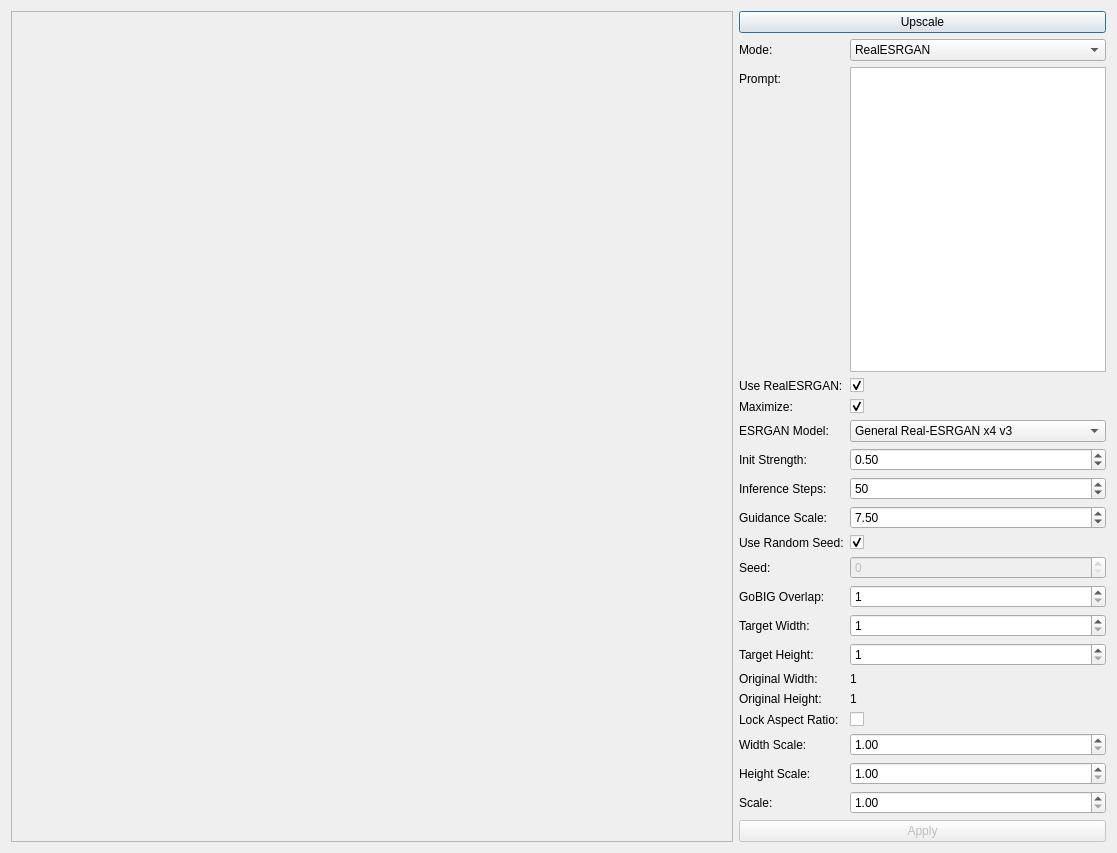
<?xml version="1.0" encoding="UTF-8"?>
<ui version="4.0">
 <class>Dialog</class>
 <widget class="QDialog" name="Dialog">
  <property name="geometry">
   <rect>
    <x>0</x>
    <y>0</y>
    <width>1117</width>
    <height>853</height>
   </rect>
  </property>
  <property name="windowTitle">
   <string>Upscaling</string>
  </property>
  <layout class="QGridLayout" name="gridLayout">
   <item row="1" column="0">
    <layout class="QHBoxLayout" name="horizontalLayout" stretch="1,0">
     <item>
      <widget class="QScrollArea" name="scrollArea">
       <property name="widgetResizable">
        <bool>true</bool>
       </property>
       <widget class="QWidget" name="scrollAreaWidgetContents">
        <property name="geometry">
         <rect>
          <x>0</x>
          <y>0</y>
          <width>702</width>
          <height>829</height>
         </rect>
        </property>
        <layout class="QGridLayout" name="gridLayout_2">
         <item row="0" column="0">
          <widget class="QLabel" name="image_label">
           <property name="text">
            <string/>
           </property>
          </widget>
         </item>
        </layout>
       </widget>
      </widget>
     </item>
     <item>
      <layout class="QVBoxLayout" name="verticalLayout_2">
       <item>
        <widget class="QPushButton" name="upscale_button">
         <property name="text">
          <string>Upscale</string>
         </property>
        </widget>
       </item>
       <item>
        <layout class="QFormLayout" name="formLayout">
         <item row="0" column="0">
          <widget class="QLabel" name="label_5">
           <property name="text">
            <string>Mode:</string>
           </property>
          </widget>
         </item>
         <item row="0" column="1">
          <widget class="QComboBox" name="upscale_mode_combo_box">
           <item>
            <property name="text">
             <string>RealESRGAN</string>
            </property>
           </item>
           <item>
            <property name="text">
             <string>GoBIG</string>
            </property>
           </item>
          </widget>
         </item>
         <item row="1" column="0">
          <widget class="QLabel" name="prompt_label">
           <property name="text">
            <string>Prompt:</string>
           </property>
          </widget>
         </item>
         <item row="1" column="1">
          <widget class="QPlainTextEdit" name="prompt_plain_text_edit"/>
         </item>
         <item row="2" column="0">
          <widget class="QLabel" name="use_realesrgan_label">
           <property name="text">
            <string>Use RealESRGAN:</string>
           </property>
          </widget>
         </item>
         <item row="2" column="1">
          <widget class="QCheckBox" name="use_realesrgan_check_box">
           <property name="text">
            <string/>
           </property>
           <property name="checked">
            <bool>true</bool>
           </property>
          </widget>
         </item>
         <item row="3" column="0">
          <widget class="QLabel" name="label_6">
           <property name="text">
            <string>Maximize:</string>
           </property>
          </widget>
         </item>
         <item row="3" column="1">
          <widget class="QCheckBox" name="maximize_check_box">
           <property name="text">
            <string/>
           </property>
           <property name="checked">
            <bool>true</bool>
           </property>
          </widget>
         </item>
         <item row="4" column="0">
          <widget class="QLabel" name="esrgan_model_label">
           <property name="text">
            <string>ESRGAN Model:</string>
           </property>
          </widget>
         </item>
         <item row="4" column="1">
          <widget class="QComboBox" name="esrgan_model_combo_box">
           <property name="editable">
            <bool>false</bool>
           </property>
           <property name="frame">
            <bool>true</bool>
           </property>
           <item>
            <property name="text">
             <string extracomment="Newest X4 model for general images">General Real-ESRGAN x4 v3</string>
            </property>
           </item>
           <item>
            <property name="text">
             <string extracomment="X4 model for general images">Real-ESRGAN x4 plus</string>
            </property>
           </item>
           <item>
            <property name="text">
             <string extracomment="X2 model for general images">Real-ESRGAN x2 plus</string>
            </property>
           </item>
           <item>
            <property name="text">
             <string extracomment="X4 model with MSE loss (over-smooth effects)">Real-ESRNet x4 plus</string>
            </property>
           </item>
           <item>
            <property name="text">
             <string extracomment="official ESRGAN model">Official Real-ESRGAN x4</string>
            </property>
           </item>
           <item>
            <property name="text">
             <string extracomment="Optimized for anime images; 6 RRDB blocks (smaller network)">Real-ESRGAN x4 plus anime 6b</string>
            </property>
           </item>
           <item>
            <property name="text">
             <string extracomment="Anime video model with XS size">Real-ESR anime video v3</string>
            </property>
           </item>
          </widget>
         </item>
         <item row="5" column="0">
          <widget class="QLabel" name="init_strength_label">
           <property name="text">
            <string>Init Strength:</string>
           </property>
          </widget>
         </item>
         <item row="5" column="1">
          <widget class="QDoubleSpinBox" name="init_strength_double_spin_box">
           <property name="maximum">
            <double>1.000000000000000</double>
           </property>
           <property name="singleStep">
            <double>0.100000000000000</double>
           </property>
           <property name="value">
            <double>0.500000000000000</double>
           </property>
          </widget>
         </item>
         <item row="6" column="0">
          <widget class="QLabel" name="inference_steps_label">
           <property name="text">
            <string>Inference Steps:</string>
           </property>
          </widget>
         </item>
         <item row="6" column="1">
          <widget class="QSpinBox" name="inference_steps_spin_box">
           <property name="minimum">
            <number>1</number>
           </property>
           <property name="maximum">
            <number>1000</number>
           </property>
           <property name="value">
            <number>50</number>
           </property>
          </widget>
         </item>
         <item row="7" column="0">
          <widget class="QLabel" name="guidance_scale_label">
           <property name="text">
            <string>Guidance Scale:</string>
           </property>
          </widget>
         </item>
         <item row="7" column="1">
          <widget class="QDoubleSpinBox" name="guidance_scale_double_spin_box">
           <property name="singleStep">
            <double>0.100000000000000</double>
           </property>
           <property name="value">
            <double>7.500000000000000</double>
           </property>
          </widget>
         </item>
         <item row="8" column="1">
          <widget class="QCheckBox" name="use_random_seed_check_box">
           <property name="text">
            <string/>
           </property>
           <property name="checked">
            <bool>true</bool>
           </property>
          </widget>
         </item>
         <item row="10" column="0">
          <widget class="QLabel" name="gobig_overlap_label">
           <property name="text">
            <string>GoBIG Overlap:</string>
           </property>
          </widget>
         </item>
         <item row="10" column="1">
          <widget class="QSpinBox" name="gobig_overlap_spin_box">
           <property name="minimum">
            <number>1</number>
           </property>
           <property name="maximum">
            <number>512</number>
           </property>
          </widget>
         </item>
         <item row="11" column="0">
          <widget class="QLabel" name="label_3">
           <property name="text">
            <string>Target Width:</string>
           </property>
          </widget>
         </item>
         <item row="11" column="1">
          <widget class="QSpinBox" name="target_width_spin_box">
           <property name="minimum">
            <number>1</number>
           </property>
           <property name="maximum">
            <number>100000</number>
           </property>
          </widget>
         </item>
         <item row="12" column="0">
          <widget class="QLabel" name="label_4">
           <property name="text">
            <string>Target Height:</string>
           </property>
          </widget>
         </item>
         <item row="12" column="1">
          <widget class="QSpinBox" name="target_height_spin_box">
           <property name="minimum">
            <number>1</number>
           </property>
           <property name="maximum">
            <number>100000</number>
           </property>
          </widget>
         </item>
         <item row="13" column="0">
          <widget class="QLabel" name="label">
           <property name="text">
            <string>Original Width:</string>
           </property>
          </widget>
         </item>
         <item row="13" column="1">
          <widget class="QLabel" name="original_width_label">
           <property name="text">
            <string>1</string>
           </property>
          </widget>
         </item>
         <item row="14" column="0">
          <widget class="QLabel" name="label_2">
           <property name="text">
            <string>Original Height:</string>
           </property>
          </widget>
         </item>
         <item row="14" column="1">
          <widget class="QLabel" name="original_height_label">
           <property name="text">
            <string>1</string>
           </property>
          </widget>
         </item>
         <item row="15" column="0">
          <widget class="QLabel" name="label_9">
           <property name="text">
            <string>Lock Aspect Ratio:</string>
           </property>
          </widget>
         </item>
         <item row="15" column="1">
          <widget class="QCheckBox" name="lock_aspect_ratio_check_box">
           <property name="text">
            <string/>
           </property>
          </widget>
         </item>
         <item row="16" column="0">
          <widget class="QLabel" name="width_scale_label">
           <property name="text">
            <string>Width Scale:</string>
           </property>
          </widget>
         </item>
         <item row="16" column="1">
          <widget class="QDoubleSpinBox" name="width_scale_spin_box">
           <property name="minimum">
            <double>1.000000000000000</double>
           </property>
           <property name="maximum">
            <double>99.989999999999995</double>
           </property>
           <property name="singleStep">
            <double>0.200000000000000</double>
           </property>
          </widget>
         </item>
         <item row="17" column="0">
          <widget class="QLabel" name="height_scale_label">
           <property name="text">
            <string>Height Scale:</string>
           </property>
          </widget>
         </item>
         <item row="17" column="1">
          <widget class="QDoubleSpinBox" name="height_scale_spin_box">
           <property name="minimum">
            <double>1.000000000000000</double>
           </property>
           <property name="singleStep">
            <double>0.200000000000000</double>
           </property>
          </widget>
         </item>
         <item row="18" column="0">
          <widget class="QLabel" name="scale_label">
           <property name="text">
            <string>Scale:</string>
           </property>
          </widget>
         </item>
         <item row="18" column="1">
          <widget class="QDoubleSpinBox" name="scale_spin_box">
           <property name="minimum">
            <double>1.000000000000000</double>
           </property>
           <property name="singleStep">
            <double>0.200000000000000</double>
           </property>
          </widget>
         </item>
         <item row="8" column="0">
          <widget class="QLabel" name="use_random_seed_label">
           <property name="text">
            <string>Use Random Seed:</string>
           </property>
          </widget>
         </item>
         <item row="9" column="0">
          <widget class="QLabel" name="seed_label">
           <property name="text">
            <string>Seed:</string>
           </property>
          </widget>
         </item>
         <item row="9" column="1">
          <widget class="QSpinBox" name="seed_spin_box">
           <property name="enabled">
            <bool>false</bool>
           </property>
          </widget>
         </item>
        </layout>
       </item>
       <item>
        <widget class="QPushButton" name="apply_button">
         <property name="enabled">
          <bool>false</bool>
         </property>
         <property name="text">
          <string>Apply</string>
         </property>
        </widget>
       </item>
      </layout>
     </item>
    </layout>
   </item>
  </layout>
 </widget>
 <resources/>
 <connections>
  <connection>
   <sender>apply_button</sender>
   <signal>clicked()</signal>
   <receiver>Dialog</receiver>
   <slot>apply()</slot>
   <hints>
    <hint type="sourcelabel">
     <x>583</x>
     <y>648</y>
    </hint>
    <hint type="destinationlabel">
     <x>567</x>
     <y>648</y>
    </hint>
   </hints>
  </connection>
  <connection>
   <sender>upscale_button</sender>
   <signal>clicked()</signal>
   <receiver>Dialog</receiver>
   <slot>upscale()</slot>
   <hints>
    <hint type="sourcelabel">
     <x>772</x>
     <y>40</y>
    </hint>
    <hint type="destinationlabel">
     <x>563</x>
     <y>66</y>
    </hint>
   </hints>
  </connection>
  <connection>
   <sender>upscale_mode_combo_box</sender>
   <signal>currentIndexChanged(int)</signal>
   <receiver>Dialog</receiver>
   <slot>change_mode(int)</slot>
   <hints>
    <hint type="sourcelabel">
     <x>736</x>
     <y>63</y>
    </hint>
    <hint type="destinationlabel">
     <x>780</x>
     <y>111</y>
    </hint>
   </hints>
  </connection>
  <connection>
   <sender>target_width_spin_box</sender>
   <signal>valueChanged(int)</signal>
   <receiver>Dialog</receiver>
   <slot>update_target_width(int)</slot>
   <hints>
    <hint type="sourcelabel">
     <x>672</x>
     <y>263</y>
    </hint>
    <hint type="destinationlabel">
     <x>431</x>
     <y>272</y>
    </hint>
   </hints>
  </connection>
  <connection>
   <sender>target_height_spin_box</sender>
   <signal>valueChanged(int)</signal>
   <receiver>Dialog</receiver>
   <slot>update_target_height(int)</slot>
   <hints>
    <hint type="sourcelabel">
     <x>621</x>
     <y>302</y>
    </hint>
    <hint type="destinationlabel">
     <x>432</x>
     <y>316</y>
    </hint>
   </hints>
  </connection>
  <connection>
   <sender>width_scale_spin_box</sender>
   <signal>valueChanged(double)</signal>
   <receiver>Dialog</receiver>
   <slot>update_width_scale(double)</slot>
   <hints>
    <hint type="sourcelabel">
     <x>594</x>
     <y>414</y>
    </hint>
    <hint type="destinationlabel">
     <x>432</x>
     <y>431</y>
    </hint>
   </hints>
  </connection>
  <connection>
   <sender>height_scale_spin_box</sender>
   <signal>valueChanged(double)</signal>
   <receiver>Dialog</receiver>
   <slot>update_height_scale(double)</slot>
   <hints>
    <hint type="sourcelabel">
     <x>588</x>
     <y>448</y>
    </hint>
    <hint type="destinationlabel">
     <x>431</x>
     <y>467</y>
    </hint>
   </hints>
  </connection>
  <connection>
   <sender>scale_spin_box</sender>
   <signal>valueChanged(double)</signal>
   <receiver>Dialog</receiver>
   <slot>update_scale(double)</slot>
   <hints>
    <hint type="sourcelabel">
     <x>638</x>
     <y>482</y>
    </hint>
    <hint type="destinationlabel">
     <x>431</x>
     <y>504</y>
    </hint>
   </hints>
  </connection>
  <connection>
   <sender>lock_aspect_ratio_check_box</sender>
   <signal>toggled(bool)</signal>
   <receiver>Dialog</receiver>
   <slot>toggle_lock_aspect_ratio(bool)</slot>
   <hints>
    <hint type="sourcelabel">
     <x>565</x>
     <y>377</y>
    </hint>
    <hint type="destinationlabel">
     <x>430</x>
     <y>388</y>
    </hint>
   </hints>
  </connection>
 </connections>
 <slots>
  <slot>gobig()</slot>
  <slot>upscale()</slot>
  <slot>apply()</slot>
  <slot>change_mode(int)</slot>
  <slot>update_width_scale(double)</slot>
  <slot>update_height_scale(double)</slot>
  <slot>update_scale(double)</slot>
  <slot>update_target_width(int)</slot>
  <slot>update_target_height(int)</slot>
  <slot>toggle_lock_aspect_ratio(bool)</slot>
 </slots>
</ui>
